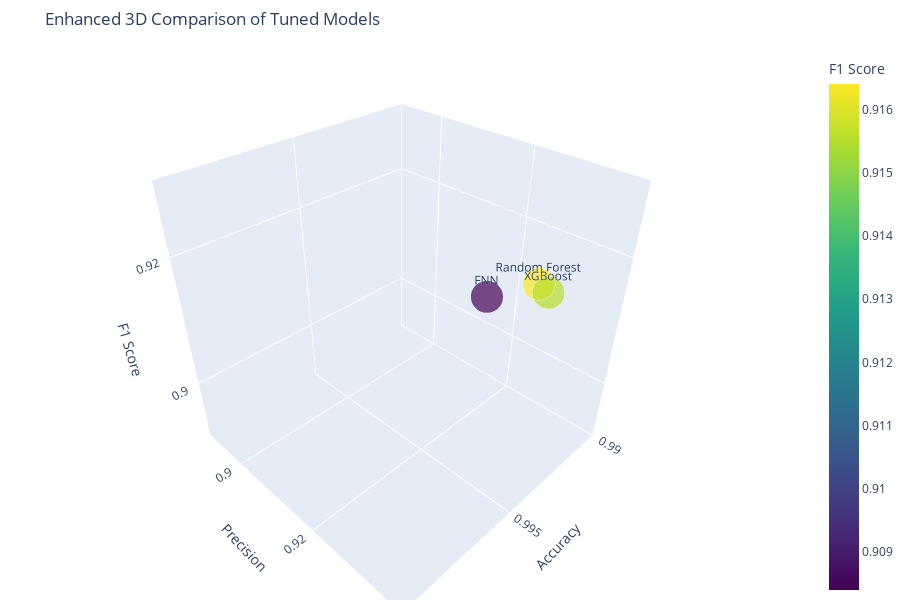

Notebook code cell kept with this figure:
### Code cell
import plotly.graph_objects as go

# Model performance metrics
models = ['Random Forest', 'XGBoost', 'FNN']
accuracy = [0.9920, 0.9919, 0.9912]
precision = [0.9302, 0.9318, 0.9175]
recall = [0.9029, 0.8998, 0.8995]
f1_score = [0.9164, 0.9155, 0.9084]

# Create 3D Scatter plot with advanced features
fig = go.Figure(data=[go.Scatter3d(
    x=accuracy,
    y=precision,
    z=f1_score,
    mode='markers+text',
    text=models,
    textposition='top center',
    marker=dict(
        size=[r * 25 for r in recall],  # Recall as size
        color=f1_score,                  # F1-Score as color
        colorscale='Viridis',
        showscale=True,
        colorbar=dict(title='F1 Score')
    ),
    hovertemplate=
    '<b>%{text}</b><br>' +
    'Accuracy: %{x:.4f}<br>' +
    'Precision: %{y:.4f}<br>' +
    'F1 Score: %{z:.4f}<br>' +
    'Recall: %{marker.size:.2f}%<extra></extra>'
)])

# Update layout
fig.update_layout(
    title='Enhanced 3D Comparison of Tuned Models',
    scene=dict(
        xaxis_title='Accuracy',
        yaxis_title='Precision',
        zaxis_title='F1 Score',
        xaxis=dict(range=[0.99, 1.0]),
        yaxis=dict(range=[0.89, 0.94]),
        zaxis=dict(range=[0.89, 0.93]),
    ),
    margin=dict(l=0, r=0, b=0, t=50),
    height=600
)

fig.show()

### Figure 1 — Plotly figure (JSON) as saved in the notebook; plotly's stock layout.template omitted (floating-point values rounded to 4 significant figures)
{"data": [{"hovertemplate": "<b>%{text}</b><br>Accuracy: %{x:.4f}<br>Precision: %{y:.4f}<br>F1 Score: %{z:.4f}<br>Recall: %{marker.size:.2f}%<extra></extra>", "marker": {"color": [0.9164, 0.9155, 0.9084], "colorbar": {"title": {"text": "F1 Score"}}, "colorscale": [[0, "#440154"], [0.1111, "#482878"], [0.2222, "#3e4989"], [0.3333, "#31688e"], [0.4444, "#26828e"], [0.5556, "#1f9e89"], [0.6667, "#35b779"], [0.7778, "#6ece58"], [0.8889, "#b5de2b"], [1, "#fde725"]], "showscale": true, "size": [22.57, 22.5, 22.49]}, "mode": "markers+text", "text": ["Random Forest", "XGBoost", "FNN"], "textposition": "top center", "type": "scatter3d", "x": [0.992, 0.9919, 0.9912], "y": [0.9302, 0.9318, 0.9175], "z": [0.9164, 0.9155, 0.9084]}], "layout": {"height": 600, "margin": {"b": 0, "l": 0, "r": 0, "t": 50}, "scene": {"xaxis": {"range": [0.99, 1], "title": {"text": "Accuracy"}}, "yaxis": {"range": [0.89, 0.94], "title": {"text": "Precision"}}, "zaxis": {"range": [0.89, 0.93], "title": {"text": "F1 Score"}}}, "title": {"text": "Enhanced 3D Comparison of Tuned Models"}}}
